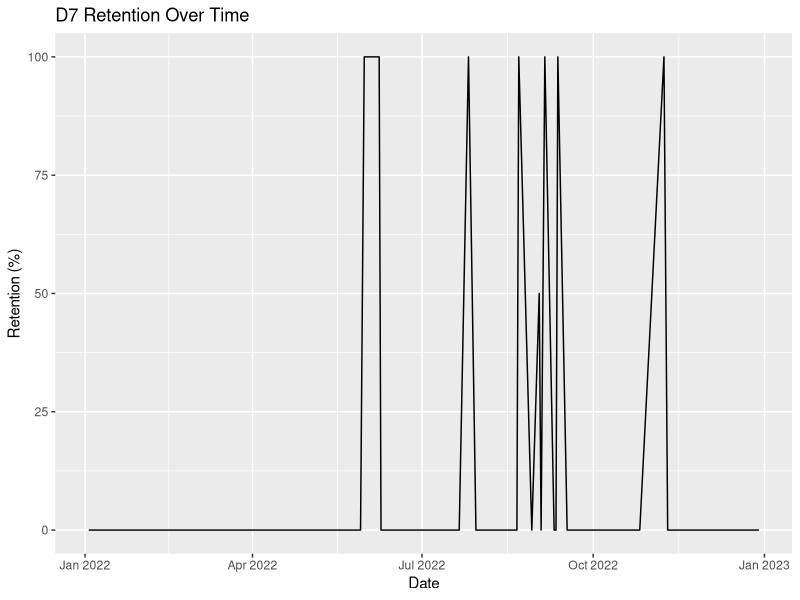

Source code (R):
## ---- chunk 1
library(readr)
library(ggplot2)
## ---- chunk 2
d7 <- read_csv("D7.csv")
## ---- chunk 3
d7$creat_date <- as.Date(d7$creat_date)
## ---- chunk 4
ggplot(d7, aes(x = creat_date, y = D7_Retention_percent)) +
  geom_line() +
  labs(
    title = "D7 Retention Over Time",
    x = "Date",
    y = "Retention (%)"
  )
